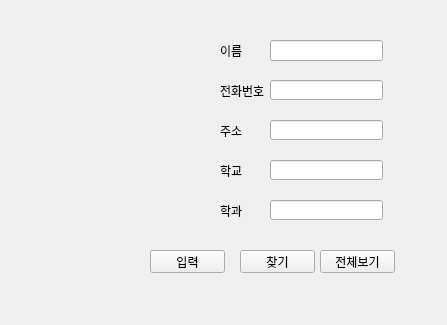
<?xml version="1.0" encoding="UTF-8"?>
<ui version="4.0">
 <class>Form</class>
 <widget class="QWidget" name="Form">
  <property name="geometry">
   <rect>
    <x>0</x>
    <y>0</y>
    <width>447</width>
    <height>325</height>
   </rect>
  </property>
  <property name="windowTitle">
   <string>Form</string>
  </property>
  <widget class="QPushButton" name="pushButton_1">
   <property name="geometry">
    <rect>
     <x>150</x>
     <y>250</y>
     <width>75</width>
     <height>23</height>
    </rect>
   </property>
   <property name="text">
    <string>입력</string>
   </property>
  </widget>
  <widget class="QPushButton" name="pushButton_4">
   <property name="geometry">
    <rect>
     <x>240</x>
     <y>250</y>
     <width>75</width>
     <height>23</height>
    </rect>
   </property>
   <property name="text">
    <string>찾기</string>
   </property>
  </widget>
  <widget class="QPushButton" name="pushButton_5">
   <property name="geometry">
    <rect>
     <x>320</x>
     <y>250</y>
     <width>75</width>
     <height>23</height>
    </rect>
   </property>
   <property name="text">
    <string>전체보기</string>
   </property>
  </widget>
  <widget class="QLabel" name="label">
   <property name="geometry">
    <rect>
     <x>0</x>
     <y>20</y>
     <width>181</width>
     <height>161</height>
    </rect>
   </property>
   <property name="sizePolicy">
    <sizepolicy hsizetype="Fixed" vsizetype="Fixed">
     <horstretch>0</horstretch>
     <verstretch>0</verstretch>
    </sizepolicy>
   </property>
   <property name="text">
    <string/>
   </property>
   <property name="pixmap">
    <pixmap>qute.png</pixmap>
   </property>
  </widget>
  <widget class="QLineEdit" name="lineEdit">
   <property name="geometry">
    <rect>
     <x>270</x>
     <y>40</y>
     <width>113</width>
     <height>21</height>
    </rect>
   </property>
  </widget>
  <widget class="QLineEdit" name="lineEdit_2">
   <property name="geometry">
    <rect>
     <x>270</x>
     <y>160</y>
     <width>113</width>
     <height>20</height>
    </rect>
   </property>
  </widget>
  <widget class="QLineEdit" name="lineEdit_3">
   <property name="geometry">
    <rect>
     <x>270</x>
     <y>120</y>
     <width>113</width>
     <height>20</height>
    </rect>
   </property>
  </widget>
  <widget class="QLineEdit" name="lineEdit_4">
   <property name="geometry">
    <rect>
     <x>270</x>
     <y>80</y>
     <width>113</width>
     <height>20</height>
    </rect>
   </property>
  </widget>
  <widget class="QLineEdit" name="lineEdit_5">
   <property name="geometry">
    <rect>
     <x>270</x>
     <y>200</y>
     <width>113</width>
     <height>20</height>
    </rect>
   </property>
  </widget>
  <widget class="QLabel" name="lineEdit_name">
   <property name="geometry">
    <rect>
     <x>220</x>
     <y>40</y>
     <width>56</width>
     <height>21</height>
    </rect>
   </property>
   <property name="text">
    <string>이름</string>
   </property>
  </widget>
  <widget class="QLabel" name="lineEdit_phone">
   <property name="geometry">
    <rect>
     <x>220</x>
     <y>80</y>
     <width>56</width>
     <height>21</height>
    </rect>
   </property>
   <property name="text">
    <string>전화번호</string>
   </property>
  </widget>
  <widget class="QLabel" name="lineEdit_address">
   <property name="geometry">
    <rect>
     <x>220</x>
     <y>120</y>
     <width>56</width>
     <height>21</height>
    </rect>
   </property>
   <property name="text">
    <string>주소</string>
   </property>
  </widget>
  <widget class="QLabel" name="lineEdit_univ">
   <property name="geometry">
    <rect>
     <x>220</x>
     <y>160</y>
     <width>56</width>
     <height>21</height>
    </rect>
   </property>
   <property name="text">
    <string>학교</string>
   </property>
  </widget>
  <widget class="QLabel" name="lineEdit_dept">
   <property name="geometry">
    <rect>
     <x>220</x>
     <y>200</y>
     <width>56</width>
     <height>21</height>
    </rect>
   </property>
   <property name="text">
    <string>학과</string>
   </property>
  </widget>
 </widget>
 <resources/>
 <connections/>
</ui>
